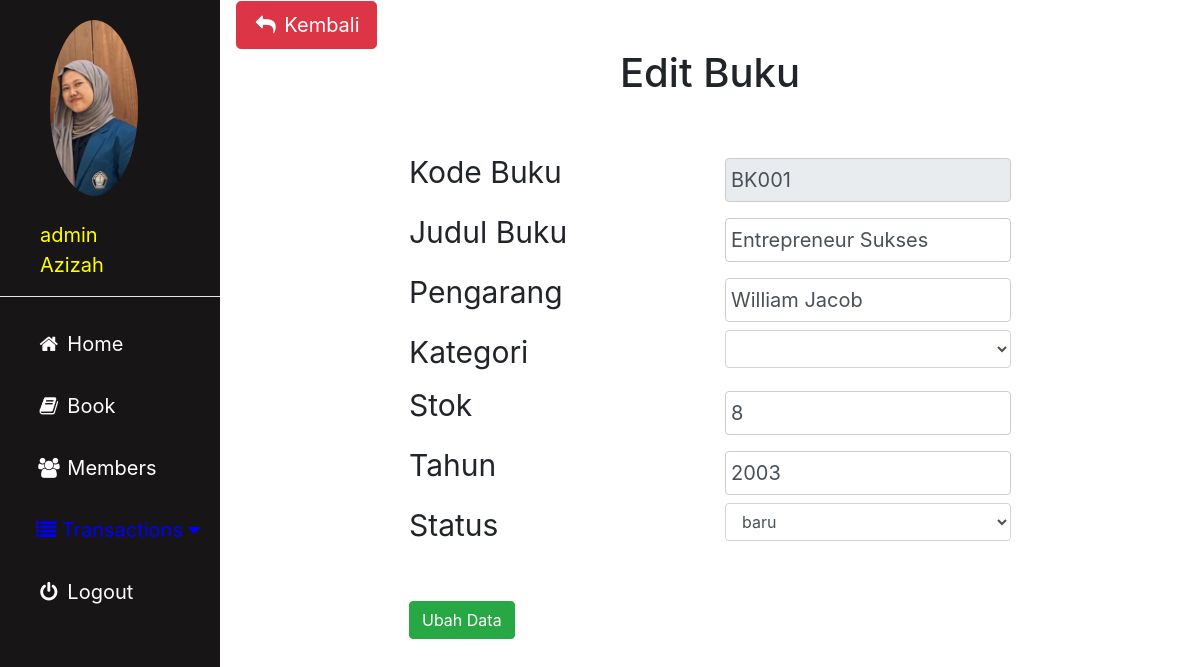
Screenshot of /admin/buku_edit.php?agung=BK001 (signed in) with the database file from the repository.
### tables this page shows
CREATE TABLE `buku` (
  `kode_buku` varchar(10) NOT NULL,
  `judul` varchar(50) NOT NULL,
  `pengarang` varchar(50) NOT NULL,
  `id_kategori` int(5) NOT NULL,
  `stok` int(5) NOT NULL,
  `tahun` int(5) NOT NULL,
  `status` enum('baru','rusak','hilang','lama') NOT NULL
);

### admin/buku_edit.php (the view, shortened to what this page needs)
<?php
include'sidebar.php';
 ?>
 <link rel="stylesheet" href="../img/csskonten.css">
 <link rel="stylesheet" href="../css/bootstrap.css">
 <?php
 $metode = $_GET['agung'];
 $edit = $koneksi -> prepare("SELECT * FROM buku WHERE kode_buku = :kode");
 $edit -> bindParam(':kode', $metode);
 $edit -> execute();
 $hasil = $edit -> fetch();
 ?>
<div class="main">
  <button type="button" name="button" onclick="history.back(-1)" class="btn btn-danger btn-lg"><i class="fa fa-fw fa-reply"></i> Kembali</button>
  <div class="container col-md-8">
    <h1 align=center>Edit Buku</h1>
    <br>
    <form action="buku_proses.php?prabowo=edit" method="post">
      <div class="row">
        <div class="col">
          <label for="kode">Kode Buku</label>
        </div>
        <div class="col">
          <input type="text" class="form-control" name="kd_buku" value="<?php echo $hasil['kode_buku']; ?>" readonly>
        </div>
      </div>
      <div class="row">
        <div class="col">
          <label for="kode">Judul Buku</label>
        </div>
        <div class="col">
          <input type="text" class="form-control" name="judul" value="<?php echo $hasil['judul']; ?>">
        </div>
      </div>
      <div class="row">
        <div class="col">
          <label for="kode">Pengarang</label>
        </div>
        <div class="col">
          <input type="text" class="form-control" name="pengarang" value="<?php echo $hasil['pengarang']; ?>">
        </div>
      </div>
      <div class="row">
        <div class="col">
          <label for="kode">Kategori</label>
        </div>
        <div class="col">
          <select class="form-control" name="kat" >
            <option></option>
            <?php
            $zxc = $koneksi -> prepare("SELECT * FROM kategori");
            $zxc -> execute();
            while($cat = $zxc -> fetch()){
            ?>
            <option value="<?php echo $cat['id_kategori']; ?>"><?php echo $cat['nama_kategori']; ?></option>
          <?php } ?>
          </select>
        </div>
      </div>
      <div class="row">
        <div class="col">
          <label for="kode">Stok</label>
        </div>
        <div class="col">
          <input type="text" class="form-control" name="stok" value="<?php echo $hasil['stok']; ?>">
        </div>
      </div>
      <div class="row">
        <div class="col">
          <label for="kode">Tahun</label>
        </div>
        <div class="col">
          <input type="text" class="form-control" name="tahun" value="<?php echo $hasil['tahun']; ?>">
        </div>
      </div>
      <div class="row">
        <div class="col">
          <label for="kode">Status</label>
        </div>
        <div class="col">
          <select class="form-control" name="status">
            <option><?php echo $hasil['status']; ?></option>
          </select>
        </div>
      </div><br>
      <button type="submit" class="btn btn-success">Ubah Data</button>
    </form>
  </div>
</div>

### img/cssadmin.css (style rules this page uses)
body { margin: 0; font-family: "Lato", sans-serif; }

### img/csskonten.css (style rules this page uses)
.main { margin-left: 220px; padding: 1px 16px; height: 100%; font-size: 30px; }
input[type=text], input[type=password], select { width: 100%; padding: 5px 5px; margin: 8px 0; display: inline-block; border: 1px solid #ccc; box-sizing: border-box; font-size: 20px; }

### rows the page displays
buku: kd_buku "BK001", judul "Entrepreneur Sukses", pengarang "William Jacob", stok "8", tahun "2003", status "baru"

### other values shown
$_SESSION['username']['id'] "admin"
$_SESSION['username']['nama'] "Azizah"
